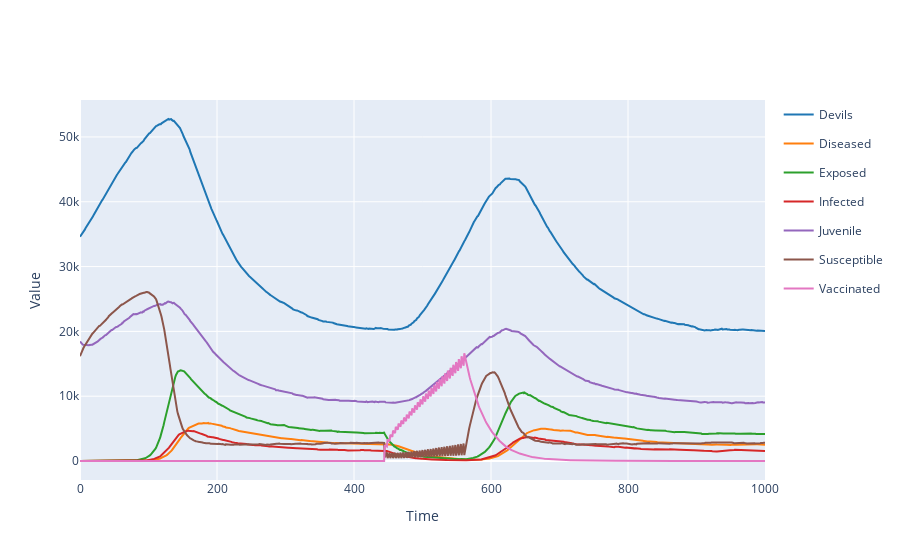

The code cell stored with this chart in its notebook:
### Code cell
Saved_Results.plotplotly()

### Figure 1 — Plotly figure (JSON) as saved in the notebook; plotly's stock layout.template omitted (floating-point values rounded to 4 significant figures; data arrays with more than 128 entries replaced by an {"elided": "..."} marker saying what was removed)
{"data": [{"legendgroup": "Devils", "line": {"color": "#1f77b4"}, "mode": "lines", "name": "Devils", "type": "scatter", "x": {"elided": "1001 int values"}, "y": {"elided": "1001 int values"}}, {"legendgroup": "Diseased", "line": {"color": "#ff7f0e"}, "mode": "lines", "name": "Diseased", "type": "scatter", "x": {"elided": "1001 int values"}, "y": {"elided": "1001 int values"}}, {"legendgroup": "Exposed", "line": {"color": "#2ca02c"}, "mode": "lines", "name": "Exposed", "type": "scatter", "x": {"elided": "1001 int values"}, "y": {"elided": "1001 int values"}}, {"legendgroup": "Infected", "line": {"color": "#d62728"}, "mode": "lines", "name": "Infected", "type": "scatter", "x": {"elided": "1001 int values"}, "y": {"elided": "1001 int values"}}, {"legendgroup": "Juvenile", "line": {"color": "#9467bd"}, "mode": "lines", "name": "Juvenile", "type": "scatter", "x": {"elided": "1001 int values"}, "y": {"elided": "1001 int values"}}, {"legendgroup": "Susceptible", "line": {"color": "#8c564b"}, "mode": "lines", "name": "Susceptible", "type": "scatter", "x": {"elided": "1001 int values"}, "y": {"elided": "1001 int values"}}, {"legendgroup": "Vaccinated", "line": {"color": "#e377c2"}, "mode": "lines", "name": "Vaccinated", "type": "scatter", "x": {"elided": "1001 int values"}, "y": {"elided": "1001 int values"}}], "layout": {"showlegend": true, "title": {"text": ""}, "xaxis": {"title": {"text": "Time"}}, "yaxis": {"title": {"text": "Value"}}}}
